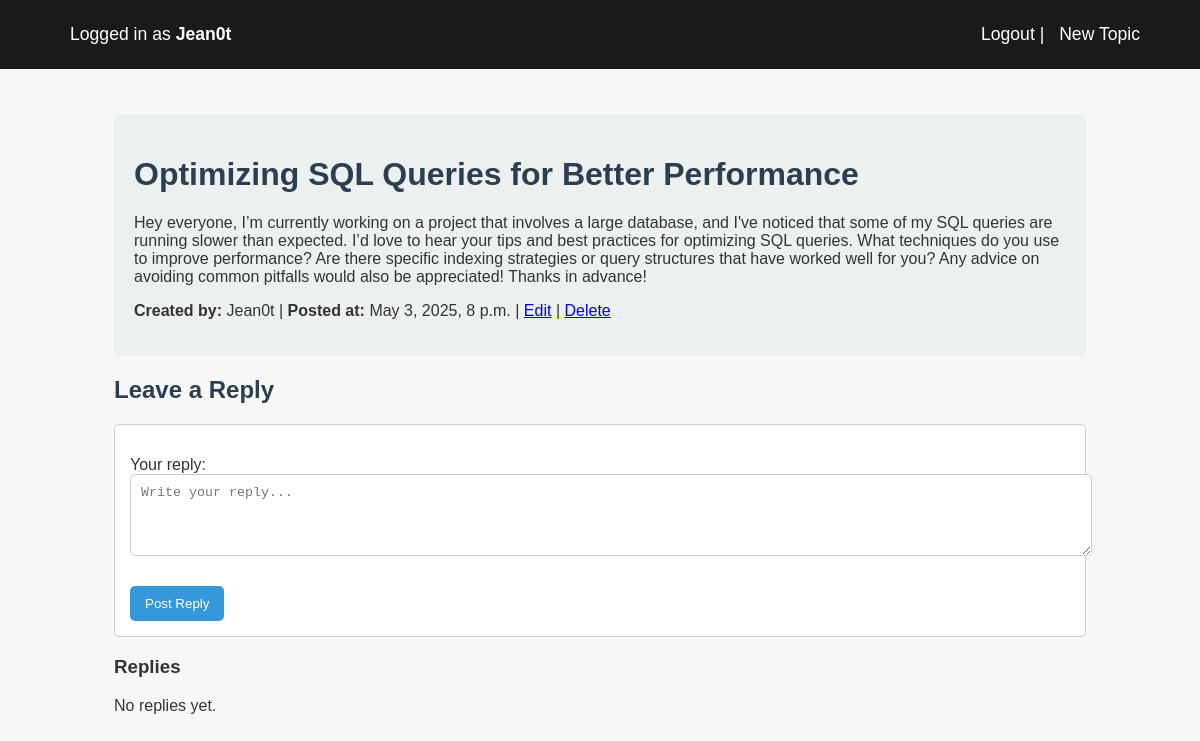
/topic/1 (signed in), run on an earlier commit of the app's database.
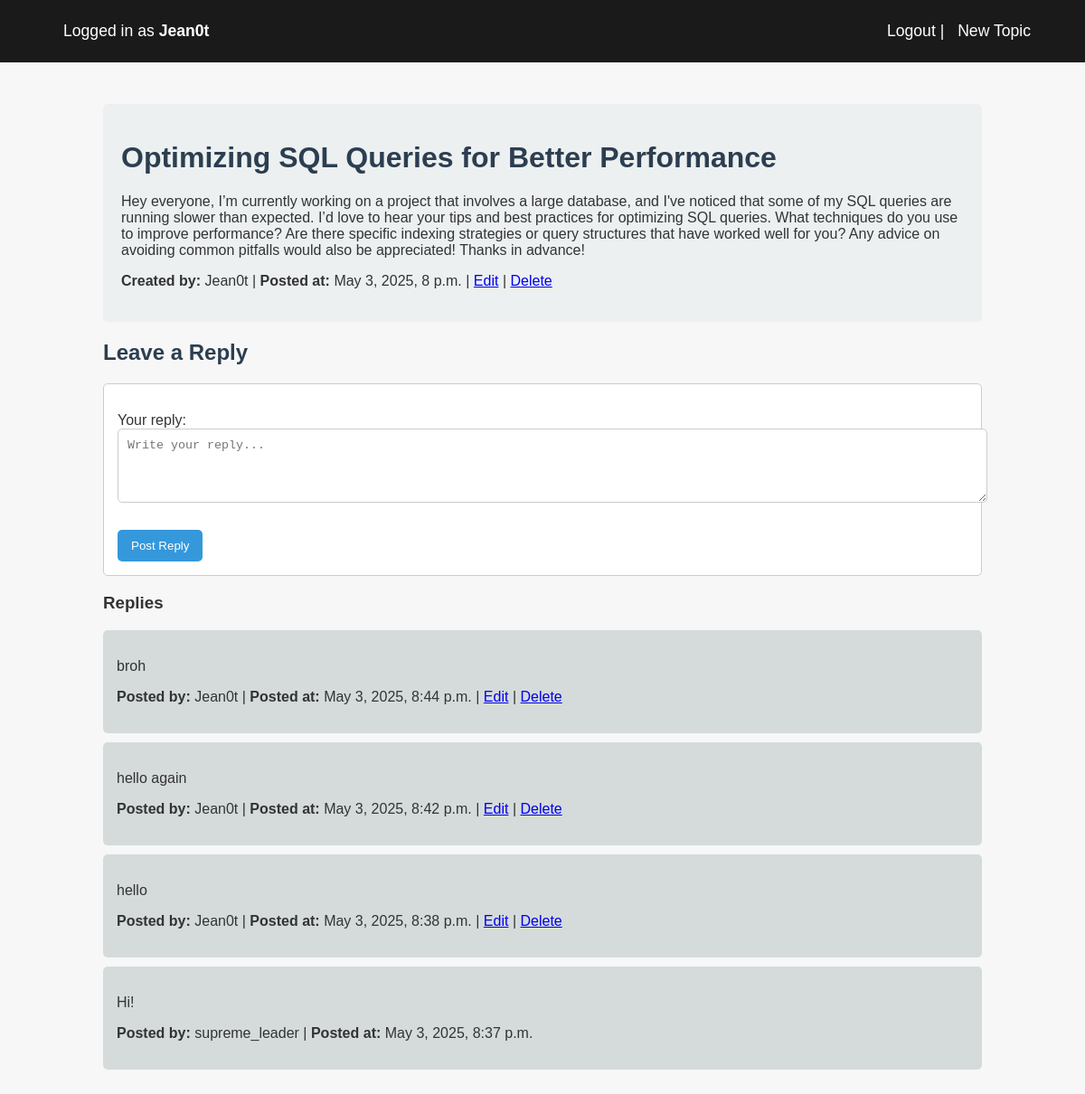
And on a later commit of the database.
### forum/models.py (models this page shows, shortened)
class Reply(models.Model):
    body = models.TextField()
    author = models.ForeignKey(User, on_delete=models.CASCADE)
    topic = models.ForeignKey(Topic, on_delete=models.CASCADE)
    created_at = models.DateTimeField(auto_now_add=True)

### forum/views.py (the view)
# urls.py: path("topic/<int:topic_id>", views.topic_detail, name="topic_detail"),
def topic_detail(request, topic_id):
    topic = get_object_or_404(Topic, pk=topic_id)
    replies = get_replies(topic, topic_id)
    if request.method == "POST":
        if request.user.is_authenticated:
            form = ReplyForm(request.POST)
            if form.is_valid():
                reply = form.save(commit=False)
                reply.topic = topic
                reply.author = request.user
                reply.save()
                update_replies_cache(topic_id, topic)
                return redirect("topic_detail", topic_id=topic.id)
        else:
            return redirect("login")
    else:
        form = ReplyForm()
    return render(request, "forum/topic_detail.html", {"topic": topic, "replies": replies, "form": form})

### forum/forms.py
class ReplyForm(forms.ModelForm):
    class Meta:
        model = Reply
        fields = ["body"]
        labels = {"body": "Your reply"}
        widgets = {
            "body": forms.Textarea(attrs={"rows": 4, "cols": 40, "placeholder": "Write your reply..."}),
        }

### forum/cache.py (called while the page is built)
def get_replies_cache_key(topic_id):
    return f"topic_{topic_id}_replies"

def get_replies(topic, topic_id):
    cache_key = get_replies_cache_key(topic_id)
    replies = cache.get(cache_key)
    if replies is None:
        replies = topic.reply_set.order_by("-created_at")
        cache.set(cache_key, replies, timeout=CACHE_TIME)
    return replies

### forum/templates/forum/topic_detail.html (shortened to what this page needs)
{% extends 'forum/base.html' %}
{% load static %}
{% block content %}
    <div class="container">
        <div class="topic">
            <h1>{{ topic.title }}</h1>
            <p>{{ topic.body }}</p>
            <p><strong>Created by:</strong> {{ topic.author.username }} | <strong>Posted at:</strong> {{ topic.created_at }}
            {% if request.user == topic.author %}
            | <a href="{% url 'edit_topic' topic.id %}">Edit</a> | <a href="{% url 'delete_topic' topic.id %}">Delete</a></p>
            {% else %}
            </p>
            {% endif %}
        </div>
        <div class="reply-form">
            <h2>Leave a Reply</h2>
            {% if request.user.is_authenticated %}
            <form method="POST">
                {{ form.as_p }}
                <button type="submit">Post Reply</button>
            </form>
            {% else %}
                <p><a href={% url "login" %}>Login</a> to reply.</p>
            {% endif %}
        </div>
        <div class="replies">
            <h3>Replies</h3>
            {% for reply in replies %}
                <div class="reply">
                    <p>{{ reply.body }}</p>
                    <p><strong>Posted by:</strong> {{ reply.author.username }} | <strong>Posted at:</strong> {{ reply.created_at }}
                    {% if request.user == reply.author %}
                    | <a href="{% url 'edit_reply' topic.id reply.id %}">Edit</a> | <a href="{% url 'delete_reply' topic.id reply.id %}">Delete</a> </p>
                    {% else %}
                    </p>
                    {% endif %}
                </div>
            {% empty %}
                <p>No replies yet.</p>
            {% endfor %}
        </div>
    </div>
{% endblock %}

What changed in the data, as far as the page shows it:
added Reply: body "broh", author.username "Jean0t", created_at "May 3, 2025, 8:44 p.m.", shows "Edit"
added Reply: body "hello again", author.username "Jean0t", created_at "May 3, 2025, 8:42 p.m.", shows "Edit"
added Reply: body "hello", author.username "Jean0t", created_at "May 3, 2025, 8:38 p.m.", shows "Edit"
added Reply: body "Hi!", author.username "supreme_leader", created_at "May 3, 2025, 8:37 p.m."
Also different on the page:
text no longer shown: "No replies yet."
